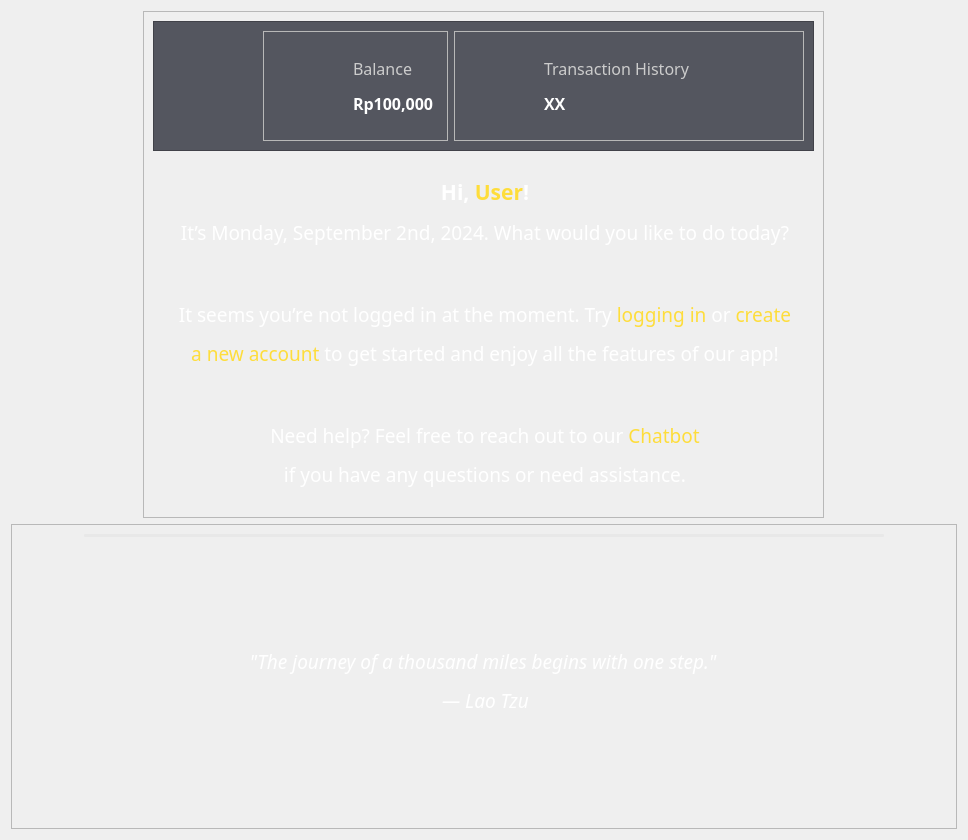
             <widget class="QWidget" name="scrollAreaWidgetContents_6">
              <property name="geometry">
               <rect>
                <x>0</x>
                <y>0</y>
                <width>968</width>
                <height>840</height>
               </rect>
              </property>
              <property name="maximumSize">
               <size>
                <width>16777215</width>
                <height>16777215</height>
               </size>
              </property>
              <layout class="QVBoxLayout" name="verticalLayout_10">
               <item alignment="Qt::AlignHCenter">
                <widget class="QFrame" name="frame_36">
                 <property name="frameShape">
                  <enum>QFrame::StyledPanel</enum>
                 </property>
                 <property name="frameShadow">
                  <enum>QFrame::Raised</enum>
                 </property>
                 <layout class="QVBoxLayout" name="verticalLayout_29">
                  <item>
                   <widget class="QFrame" name="frame_8">
                    <property name="minimumSize">
                     <size>
                      <width>0</width>
                      <height>130</height>
                     </size>
                    </property>
                    <property name="maximumSize">
                     <size>
                      <width>16777215</width>
                      <height>130</height>
                     </size>
                    </property>
                    <property name="styleSheet">
                     <string notr="true">background-color: rgb(84,86,95);</string>
                    </property>
                    <property name="frameShape">
                     <enum>QFrame::StyledPanel</enum>
                    </property>
                    <property name="frameShadow">
                     <enum>QFrame::Raised</enum>
                    </property>
                    <layout class="QHBoxLayout" name="horizontalLayout_32">
                     <item>
                      <spacer name="horizontalSpacer_9">
                       <property name="orientation">
                        <enum>Qt::Horizontal</enum>
                       </property>
                       <property name="sizeType">
                        <enum>QSizePolicy::Fixed</enum>
                       </property>
                       <property name="sizeHint" stdset="0">
                        <size>
                         <width>100</width>
                         <height>20</height>
                        </size>
                       </property>
                      </spacer>
                     </item>
                     <item>
                      <widget class="QFrame" name="frame_37">
                       <property name="styleSheet">
                        <string notr="true">background-color:none;</string>
                       </property>
                       <property name="frameShape">
                        <enum>QFrame::StyledPanel</enum>
                       </property>
                       <property name="frameShadow">
                        <enum>QFrame::Raised</enum>
                       </property>
                       <layout class="QHBoxLayout" name="horizontalLayout_33">
                        <item alignment="Qt::AlignVCenter">
                         <widget class="QLabel" name="HM_balanceLogo">
                          <property name="minimumSize">
                           <size>
                            <width>50</width>
                            <height>50</height>
                           </size>
                          </property>
                          <property name="maximumSize">
                           <size>
                            <width>50</width>
                            <height>50</height>
                           </size>
                          </property>
                          <property name="text">
                           <string/>
                          </property>
                          <property name="pixmap">
                           <pixmap>../Assets/wallet.png</pixmap>
                          </property>
                          <property name="scaledContents">
                           <bool>true</bool>
                          </property>
                         </widget>
                        </item>
                        <item alignment="Qt::AlignVCenter">
                         <widget class="QLabel" name="HM_balance">
                          <property name="font">
                           <font>
                            <family>Poppins</family>
                            <pointsize>12</pointsize>
                           </font>
                          </property>
                          <property name="styleSheet">
                           <string notr="true">padding-left:20px;</string>
                          </property>
                          <property name="text">
                           <string>&lt;html&gt;&lt;head/&gt;&lt;body&gt;&lt;p&gt;&lt;span style=&quot; color:#cccccc;&quot;&gt;Balance&lt;/span&gt;&lt;/p&gt;&lt;p&gt;&lt;span style=&quot; font-weight:600; color:#ffffff;&quot;&gt;Rp100,000&lt;/span&gt;&lt;/p&gt;&lt;/body&gt;&lt;/html&gt;</string>
                          </property>
                         </widget>
                        </item>
                       </layout>
                      </widget>
                     </item>
                     <item>
                      <widget class="QFrame" name="frame_38">
                       <property name="styleSheet">
                        <string notr="true">background-color:none;</string>
                       </property>
                       <property name="frameShape">
                        <enum>QFrame::StyledPanel</enum>
                       </property>
                       <property name="frameShadow">
                        <enum>QFrame::Raised</enum>
                       </property>
                       <layout class="QHBoxLayout" name="horizontalLayout_34">
                        <item>
                         <widget class="QLabel" name="HM_transactionLogo">
                          <property name="minimumSize">
                           <size>
                            <width>50</width>
                            <height>50</height>
                           </size>
                          </property>
                          <property name="maximumSize">
                           <size>
                            <width>50</width>
                            <height>50</height>
                           </size>
                          </property>
                          <property name="text">
                           <string/>
                          </property>
                          <property name="pixmap">
                           <pixmap>../Assets/transaction.png</pixmap>
                          </property>
                          <property name="scaledContents">
                           <bool>true</bool>
                          </property>
                         </widget>
                        </item>
                        <item>
                         <widget class="QLabel" name="HM_num_trans">
                          <property name="font">
                           <font>
                            <family>Poppins</family>
                            <pointsize>12</pointsize>
                           </font>
                          </property>
                          <property name="styleSheet">
                           <string notr="true">padding-left:20px;</string>
                          </property>
                          <property name="text">
                           <string>&lt;html&gt;&lt;head/&gt;&lt;body&gt;&lt;p&gt;&lt;span style=&quot; color:#cccccc;&quot;&gt;Transaction History&lt;/span&gt;&lt;/p&gt;&lt;p&gt;&lt;span style=&quot; font-weight:600; color:#ffffff;&quot;&gt;XX&lt;/span&gt;&lt;/p&gt;&lt;/body&gt;&lt;/html&gt;</string>
                          </property>
                         </widget>
                        </item>
                        <item>
                         <spacer name="horizontalSpacer_10">
                          <property name="orientation">
                           <enum>Qt::Horizontal</enum>
                          </property>
                          <property name="sizeType">
                           <enum>QSizePolicy::Fixed</enum>
                          </property>
                          <property name="sizeHint" stdset="0">
                           <size>
                            <width>100</width>
                            <height>20</height>
                           </size>
                          </property>
                         </spacer>
                        </item>
                       </layout>
                      </widget>
                     </item>
                    </layout>
                   </widget>
                  </item>
                  <item>
                   <widget class="QLabel" name="HM_mainText">
                    <property name="font">
                     <font>
                      <family>Poppins</family>
                      <pointsize>8</pointsize>
                     </font>
                    </property>
                    <property name="styleSheet">
                     <string notr="true">padding:20px;</string>
                    </property>
                    <property name="text">
                     <string>&lt;html&gt;&lt;head/&gt;&lt;body&gt;&lt;p align=&quot;center&quot;&gt;&lt;span style=&quot; font-size:16pt; font-weight:600; color:#ffffff;&quot;&gt;Hi, &lt;/span&gt;&lt;span style=&quot; font-size:16pt; font-weight:600; color:#fedd3b;&quot;&gt;User&lt;/span&gt;&lt;span style=&quot; font-size:16pt; font-weight:600; color:#ffffff;&quot;&gt;!&lt;/span&gt;&lt;/p&gt;&lt;p align=&quot;center&quot;&gt;&lt;span style=&quot; font-size:14pt; color:#ffffff;&quot;&gt;It’s Monday, September 2nd, 2024. What would you like to do today?&lt;/span&gt;&lt;/p&gt;&lt;p align=&quot;center&quot;&gt;&lt;span style=&quot; color:#ffffff;&quot;&gt;&lt;br/&gt;&lt;/span&gt;&lt;/p&gt;&lt;p align=&quot;center&quot;&gt;&lt;span style=&quot; font-size:14pt; color:#ffffff;&quot;&gt;It seems you’re not logged in at the moment. Try &lt;/span&gt;&lt;span style=&quot; font-size:14pt; color:#fedd3b;&quot;&gt;logging in&lt;/span&gt;&lt;span style=&quot; font-size:14pt; color:#ffffff;&quot;&gt; or &lt;/span&gt;&lt;span style=&quot; font-size:14pt; color:#fedd3b;&quot;&gt;create&lt;/span&gt;&lt;/p&gt;&lt;p align=&quot;center&quot;&gt;&lt;span style=&quot; font-size:14pt; color:#fedd3b;&quot;&gt;a new account&lt;/span&gt;&lt;span style=&quot; font-size:14pt; color:#ffffff;&quot;&gt; to get started and enjoy all the features of our app!&lt;/span&gt;&lt;/p&gt;&lt;p align=&quot;center&quot;&gt;&lt;span style=&quot; color:#ffffff;&quot;&gt;&lt;br/&gt;&lt;/span&gt;&lt;/p&gt;&lt;p align=&quot;center&quot;&gt;&lt;span style=&quot; font-size:14pt; color:#ffffff;&quot;&gt;Need help? Feel free to reach out to our &lt;/span&gt;&lt;span style=&quot; font-size:14pt; color:#fedd3b;&quot;&gt;Chatbot&lt;/span&gt;&lt;/p&gt;&lt;p align=&quot;center&quot;&gt;&lt;span style=&quot; font-size:14pt; color:#ffffff;&quot;&gt;if you have any questions or need assistance.&lt;/span&gt;&lt;/p&gt;&lt;/body&gt;&lt;/html&gt;</string>
                    </property>
                   </widget>
                  </item>
                 </layout>
                </widget>
               </item>
               <item>
                <widget class="QFrame" name="frame_39">
                 <property name="frameShape">
                  <enum>QFrame::StyledPanel</enum>
                 </property>
                 <property name="frameShadow">
                  <enum>QFrame::Raised</enum>
                 </property>
                 <layout class="QVBoxLayout" name="verticalLayout_31">
                  <item alignment="Qt::AlignHCenter">
                   <widget class="Line" name="line_2">
                    <property name="minimumSize">
                     <size>
                      <width>800</width>
                      <height>0</height>
                     </size>
                    </property>
                    <property name="maximumSize">
                     <size>
                      <width>800</width>
                      <height>16777215</height>
                     </size>
                    </property>
                    <property name="styleSheet">
                     <string notr="true">
background-color: rgba(222, 222, 222, 100);
border-radius:1px;</string>
                    </property>
                    <property name="frameShadow">
                     <enum>QFrame::Sunken</enum>
                    </property>
                    <property name="orientation">
                     <enum>Qt::Horizontal</enum>
                    </property>
                   </widget>
                  </item>
                  <item>
                   <widget class="QLabel" name="label_15">
                    <property name="font">
                     <font>
                      <family>Poppins</family>
                      <italic>true</italic>
                     </font>
                    </property>
                    <property name="styleSheet">
                     <string notr="true">padding:30px;</string>
                    </property>
                    <property name="text">
                     <string>&lt;html&gt;&lt;head/&gt;&lt;body&gt;&lt;p align=&quot;center&quot;&gt;&lt;span style=&quot; font-size:14pt; color:#ffffff;&quot;&gt;&amp;quot;The journey of a thousand miles begins with one step.&amp;quot; &lt;/span&gt;&lt;/p&gt;&lt;p align=&quot;center&quot;&gt;&lt;span style=&quot; font-size:14pt; color:#ffffff;&quot;&gt;— Lao Tzu&lt;/span&gt;&lt;/p&gt;&lt;/body&gt;&lt;/html&gt;</string>
                    </property>
                   </widget>
                  </item>
                 </layout>
                </widget>
               </item>
              </layout>
             </widget>
